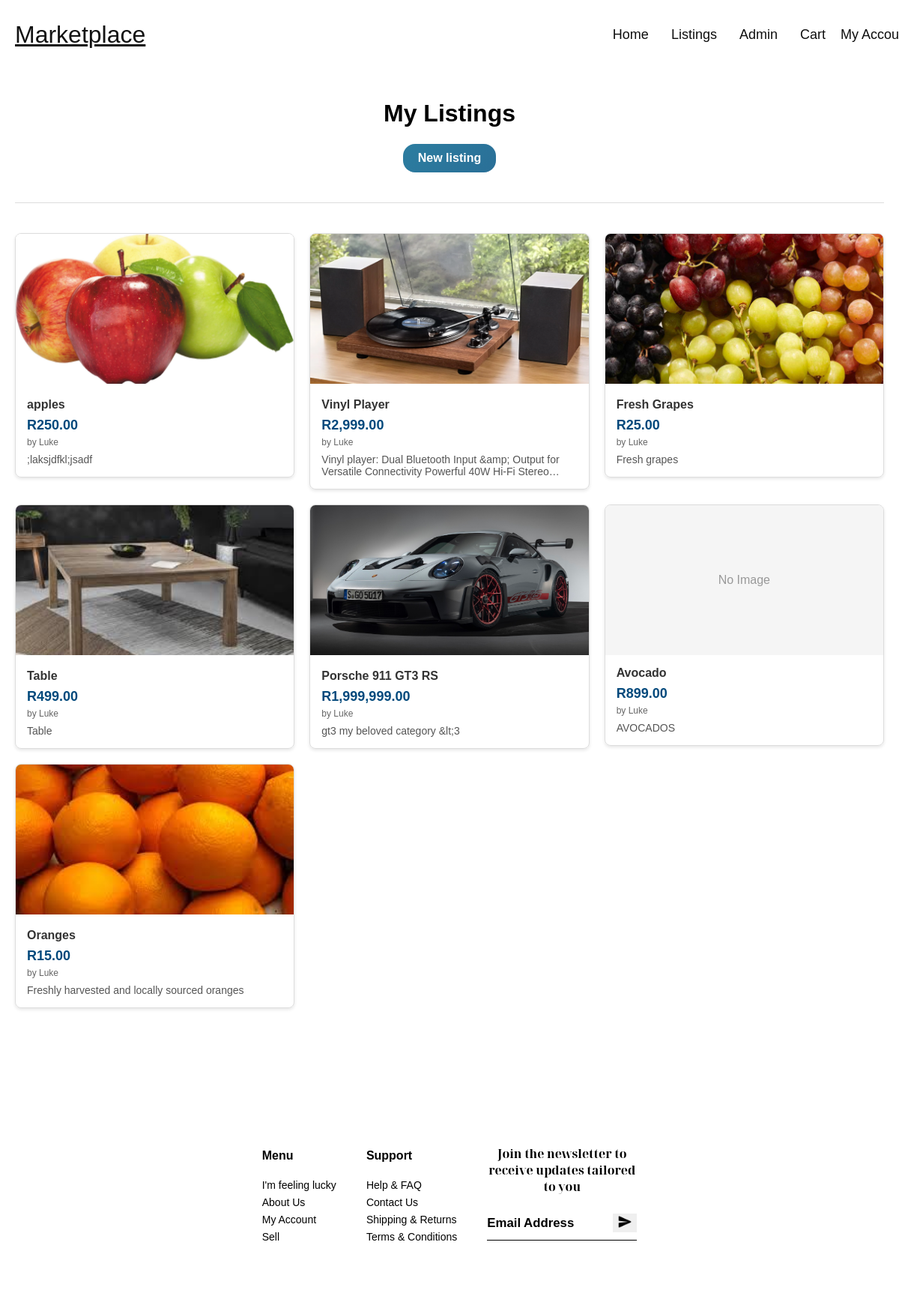
The app's page /pages/my_listings.php (signed in) with its own data.
### tables this page shows
CREATE TABLE `listings` (
  `listing_id` int(11) NOT NULL,
  `seller_id` int(11) DEFAULT NULL,
  `name` varchar(255) DEFAULT NULL,
  `description` text DEFAULT NULL,
  `price` decimal(15,2) DEFAULT NULL,
  `location` varchar(100) DEFAULT NULL,
  `created_at` timestamp NOT NULL DEFAULT current_timestamp()
);

CREATE TABLE `users` (
  `user_id` int(11) NOT NULL,
  `email` varchar(100) NOT NULL,
  `password` varchar(255) NOT NULL,
  `first_name` varchar(50) NOT NULL,
  `last_name` varchar(50) NOT NULL,
  `phone` varchar(20) DEFAULT NULL,
  `created_at` timestamp NOT NULL DEFAULT current_timestamp(),
  `privileges` enum('admin','user') NOT NULL DEFAULT 'user'
);

### pages/my_listings.php (the view, shortened to what this page needs)
<?php
include_once("../includes/header/header.php");
$listings_per_page = 12;
$current_page_idx = isset($_GET['page_idx']) ? (int)$_GET['page_idx'] : 1;
$offset = ($current_page_idx - 1) * $listings_per_page;
$pdo = connect_db();
try {
    $stmt = $pdo -> prepare("
        SELECT l.*, u.first_name,
               (SELECT file_path FROM listing_media WHERE listing_id = l.listing_id AND file_type = 'image' AND display_order = 1 LIMIT 1) as main_image
        FROM listings l
        JOIN users u ON l.seller_id = u.user_id
        WHERE l.seller_id = ?
        ORDER BY l.created_at DESC
        LIMIT ? OFFSET ?
    ");
    $stmt -> bindValue(1, $_SESSION['user_id'], PDO::PARAM_INT);
    $stmt -> bindValue(2, $listings_per_page, PDO::PARAM_INT);
    $stmt -> bindValue(3, $offset, PDO::PARAM_INT);
    $stmt -> execute();
    $listings = $stmt -> fetchAll(PDO::FETCH_ASSOC);
} catch (PDOException $e) {
    echo "Error: " . $e -> getMessage();
    exit;
}
?>
<!DOCTYPE html>
<html lang="en">
<head>
    <link rel="stylesheet" href="styles/listings.css">
</head>
<body>
    <div class="listings-container">
        <br><br><br><br>
        <div class="listings-header">
            <h1>My Listings</h1>
            <a href="../index.php?page=create_listing" id="redirect-create-listing">New listing</a>
        </div>
        <?php if (empty($listings)): ?>
            <div class="no-listings">
                <h3>No listings found</h3>
                <p>Create your first listing! <a href="../index.php?page=create_listing">Here!</a></p>
            </div>
        <?php else: ?>
            <div class="listings-grid">
                <?php foreach ($listings as $listing): ?>
                    <a href="current_listing.php?listing_id=<?php echo urlencode($listing['listing_id']); ?>" class="listing-link">
                    <div class="listing-card">
                        <?php if ($listing['main_image']): ?>
                            <img src="<?php echo htmlspecialchars($listing['main_image']); ?>"
                                 alt="<?php echo htmlspecialchars($listing['name']); ?>"
                                 class="listing-image">
                        <?php else: ?>
                            <div class="listing-image" style="display: flex; align-items: center; justify-content: center; color: #999;">
                                No Image
                            </div>
                        <?php endif; ?>
                        <div class="listing-info">
                            <div class="listing-name">
                                <?php echo htmlspecialchars($listing['name']); ?>
                            </div>
                            <?php if (isset($listing['price'])): ?>
                                <div class="listing-price">
                                    R<?php echo number_format($listing['price'], 2); ?>
                                </div>
                            <?php endif; ?>
                            <div class="listing-seller">
                                by <?php echo htmlspecialchars($listing['first_name']); ?>
                            </div>
                            <div class="listing-description">
                                <?php echo htmlspecialchars($listing['description']); ?>
                            </div>
                        </div>
                    </div>
                    </a>
                <?php endforeach; ?>
            </div>
        <?php endif; ?>
    </div>
</body>
</html>
<?php
include_once("../includes/footer/footer.php");
?>

### includes/header/header.php (shortened to what this page needs)
<!DOCTYPE html>
<html lang="en">
<head>
    <link rel="stylesheet" href="../includes/header/style.css">
</head>
<header>
    <nav>
    <div class="navbar-container">
        <div class="logo">
            <a href="../index.php?page=home">Marketplace</a>
        </div>
        <ul class="navbar-links">
            <li><a href="../index.php?page=home" class="navbar-link">Home</a></li>
            <li><a href="../index.php?page=listings" class="navbar-link">Listings</a></li>
            <?php
            if (isset($_SESSION['privileges']) && $_SESSION['privileges'] === 'admin') {
                echo '<li><a href="../index.php?page=admin" class="navbar-link">Admin</a></li>';
            }
            if (isset($_SESSION['user_id'])) {
                echo '<li><a href="../index.php?page=cart" class="navbar-link">Cart</a></li>
                <div class="dropdown-account-menu">
                    <a href="#" class="navbar-link">My Account</a>
                    <div class="dropdown-account-content">
                        <a href="../index.php?page=messages" class="dropdown-account-link">Messages</a>
                        <a href="../index.php?page=my_listings" class="dropdown-account-link">My Listings</a>
                        <a href="../index.php?page=my_orders" class="dropdown-account-link">My Orders</a>
                        <a href="../index.php?page=account_settings" class="dropdown-account-link">Settings</a>
                        <a href="../index.php?page=logout" class="dropdown-account-link">Logout</a>
                    </div>
                </div>';
            } else {
                echo '<li><a href="../index.php?page=login" class="navbar-link">Login</a></li>';
            }
            ?>
        </ul>
    </div>
    </nav>
</header>
</html>

### includes/footer/footer.php (shortened to what this page needs)
<!DOCTYPE html>
<html lang="en">
<head>
    <link rel="stylesheet" href="../includes/footer/style.css">
</head>
<footer>
    <div class="footer-container">
        <div class="inner-container">
            <div class="left-column">
               <h4>Menu</h4>
               <ul>
                    <li>
                        <a href="#" class="footer-link">I'm feeling lucky</a>
                    </li>
                    <li>
                        <a href="#" class="footer-link">About Us</a>
                    </li>
                    <li>
                        <a href="#" class="footer-link">My Account</a>
                    </li>
                    <li>
                        <a href="#" class="footer-link">Sell</a>
                    </li>
               </ul>
            </div>
            <div class="center-column">
                <h4>Support</h4>
                <ul>
                    <li>
                        <a href="#" class="footer-link">Help & FAQ</a>
                    </li>
                    <li>
                        <a href="#" class="footer-link">Contact Us</a>
                    </li>
                    <li>
                        <a href="#" class="footer-link">Shipping & Returns</a>
                    </li>
                    <li>
                        <a href="#" class="footer-link">Terms & Conditions</a>
                    </li>
                </ul>
            </div>
            <div class="right-column">
                <h3 class="newsletter-header">Join the newsletter to receive updates tailored to you</h3>
                <form class="footer-form" action="">
                    <input type="email" name="footer-email" id="footer-email" placeholder="Email Address">
                    <button class="footer-button">
                        <img class="footer-send-icon" src="../includes/footer/assets/icons8-send-24.png" alt="Send Email Image">
                    </button>
                </form>
            </div>
        </div>
        <div class="copyright">
            <p>&copy; 2025 EDUV4777435</p>
        </div>
    </div>
</footer>
</html>

### includes/header/style.css (style rules this page uses)
* { font-family: Arial, Helvetica, sans-serif; }
nav { position: fixed; top: 0; left: 0; width: 100%; padding: 20px; transition: all 0.5s ease; background: transparent; backdrop-filter: blur(15px); }
nav .navbar-container { height: 100%; max-width: 1200px; margin: auto; display: flex; align-items: center; justify-content: space-between; }
nav .logo a { font-weight: 500; font-size: 32px; color: #121212; }
.navbar-container .navbar-links { display: flex; }
.navbar-container .navbar-links li { list-style: none; margin: 0 10px; }
.navbar-links li a { text-decoration: none; color: #0E0E0E; font-size: 18px; font-weight: 500; padding: 10px 5px; transition: all 0.4s ease; }
.dropdown-account-menu .navbar-link { text-decoration: none; color: #0E0E0E; font-size: 18px; font-weight: 500; padding: 10px 5px; transition: all 0.4s ease; }
.dropdown-account-menu { position: relative; display: inline-block; }

### pages/styles/listings.css (style rules this page uses)
* { font-family: Arial, Helvetica, sans-serif; }
.listings-header { text-align: center; padding: 20px; border-bottom: 1px solid #ddd; }
#redirect-create-listing { display: inline-block; padding: 10px 20px; background: linear-gradient(135deg, #2C7DA0 0%, #2A6F97 100%); color: #fff; text-decoration: none; border-radius: 16px; font-weight: bold; margin-bottom: 20px; }
.listings-container { max-width: 1200px; margin: 0 auto; padding: 20px; }
.listings-grid { margin-top: 40px; display: grid; grid-template-columns: repeat(3, 1fr); gap: 20px; margin-bottom: 40px; }
.listing-link { text-decoration: none; color: inherit; display: block; }
.listing-card { border: 1px solid #ddd; border-radius: 8px; overflow: hidden; box-shadow: 0 2px 4px rgba(0, 0, 0, 0.1); transition: transform 0.2s; }
.listing-image { width: 100%; height: 200px; object-fit: cover; background-color: #f5f5f5; }
.listing-info { padding: 15px; }
.listing-name { font-weight: bold; font-size: 16px; margin-bottom: 8px; color: #333; }
.listing-price { font-size: 18px; color: #01497C; font-weight: bold; margin-bottom: 5px; }
.listing-seller { font-size: 12px; color: #666; margin-bottom: 8px; }
.listing-description { font-size: 14px; color: #555; display: -webkit-box; -webkit-line-clamp: 2; -webkit-box-orient: vertical; overflow: hidden; }

### includes/footer/style.css (style rules this page uses)
:root { --dark: #000; --light: #ffffff; }
body { margin: 0; padding: 0; }
footer { font-family: "Roboto", sans-serif; position: relative; display: flex; align-items: center; justify-content: center; min-height: 50vh; margin: 0; padding: 0; width: 100vw; box-sizing: border-box; }
.footer-container { padding: 1rem; margin: 0; }
.inner-container { background: var(--light); border-radius: 10px; padding: 20px; margin: 1rem; border: px solid rgba(230, 230, 230, 0.4); backdrop-filter: blur(50px); display: flex; justify-content: space-between; align-items: flex-start; }
.left-column, .center-column, .right-column { padding: 0 20px; }
.right-column { width: 200px; }
.footer-link { color: var(--dark); text-decoration: none; transition: color 0.3s ease; font-size: 14px; font-weight: 500; }
.inner-container ul { list-style: none; padding: 0; margin: 0; }
.inner-container li { margin-bottom: 5px; }
.newsletter-header { font-family: "Noto Serif Display", serif; font-size: 1rem; font-weight: 700; text-align: center; }
#footer-email { padding: 0.75rem 0; border: none; background: none; font-weight: 500; border-radius: 0; width: 100%; font-size: 1.05rem; font-weight: bolder; }
#footer-email::placeholder { color: var(--dark); }
.footer-send-icon { width: 20px; height: 20px; }
.footer-button { border: none; color: var(--light); }
.footer-form { display: flex; align-items: center; justify-content: space-between; width: min(100%, 400px); border-bottom: 1px solid var(--dark); }
.copyright { color: var(--light); font-weight: 500; text-align: center; }

### records on screen
listings: shows a picture, name "apples", price "250.00", seller.first_name "Luke", description ";laksjdfkl;jsadf"
listings: shows a picture, name "Vinyl Player", price "2,999.00", seller.first_name "Luke", description "Vinyl player: Dual Bluetooth Input &amp; Output for Versatile Connectivity Powerful 40W Hi-Fi…"
listings: shows a picture, name "Fresh Grapes", price "25.00", seller.first_name "Luke", description "Fresh grapes"
listings: shows a picture, name "Table", price "499.00", seller.first_name "Luke", description "Table"
listings: shows a picture, name "Porsche 911 GT3 RS", price "1,999,999.00", seller.first_name "Luke", description "gt3 my beloved category &lt;3"
listings: shows "No Image", name "Avocado", price "899.00", seller.first_name "Luke", description "AVOCADOS"
listings: shows a picture, name "Oranges", price "15.00", seller.first_name "Luke", description "Freshly harvested and locally sourced oranges"
